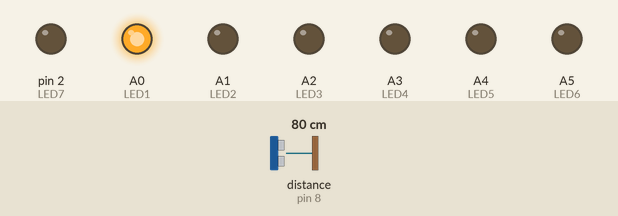
A sketch run on a simulated Arduino Uno, built with avr-gcc and run on an emulated ATmega328P. Parts: output pins drawn as LEDs (lit = HIGH). Wiring (inferred from the names in the program): ultrasonic range finder: trigger pin 9; echo pin 8. The inputs (shaded band) are chosen by the test bench; at power-on: distance to the obstacle (sensor on pin 8) 80 cm. The echo pulse lasts 58.3 µs per cm; pins used as bus, display or sensor lines are not drawn.

Above: at 1.2 s.
1.3 s: distance to the obstacle (sensor on pin 8) set to 2 cm
At 2.5 s:
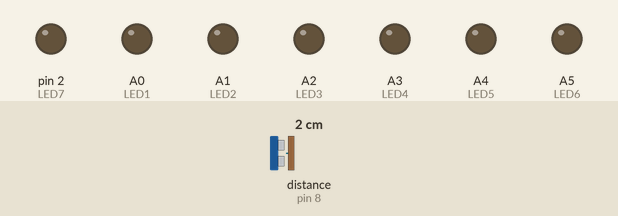
2.8 s: distance to the obstacle (sensor on pin 8) set to 9 cm
At 4.0 s:
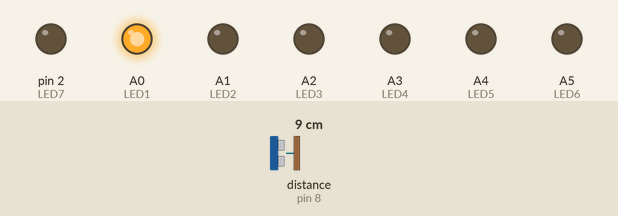
4.3 s: distance to the obstacle (sensor on pin 8) set to 4 cm
At 4.7 s:
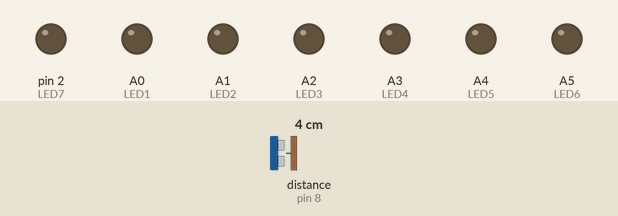
Timing chart, 0 to 7.3 s (numbered marks = the images above; inputs shaded):
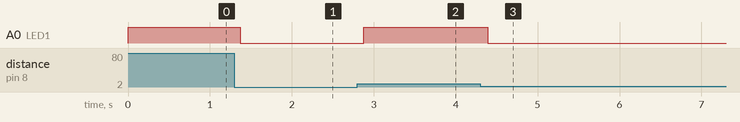

Measured:
- after the input at 1.3 s, A0 (LED1): HIGH → LOW after 0.07 s
- after the input at 2.8 s, A0 (LED1): LOW → HIGH after 0.08 s
- after the input at 4.3 s, A0 (LED1): HIGH → LOW after 0.09 s

The sketch:

leds.ino
```cpp
const int trigPin = 9;
const int echoPin = 8;

const int LED1 = A0;
const int LED2 = A1;
const int LED3 = A2;
const int LED4 = A3;
const int LED5 = A4;
const int LED6 = A5;
const int LED7 = 2;

int duration = 0;
int distance = 0;

void setup()
{
  pinMode(trigPin , OUTPUT);
  pinMode(echoPin , INPUT);

  pinMode(LED1 , OUTPUT);
  pinMode(LED2 , OUTPUT);
  pinMode(LED3 , OUTPUT);
  pinMode(LED4 , OUTPUT);
  pinMode(LED5 , OUTPUT);
  pinMode(LED6 , OUTPUT);
  pinMode(LED7 , OUTPUT);

  Serial.begin(9600);

}

void loop()
{
 digitalWrite(trigPin, LOW);
  delayMicroseconds(2);
  digitalWrite(trigPin, HIGH);
  delayMicroseconds(10);
  digitalWrite(trigPin, LOW);
  duration = pulseIn(echoPin, HIGH);
  distance = duration/58.2;

  if ( distance <= 7 )
  {
    digitalWrite(LED1, LOW);
  }
  else
  {
    digitalWrite(LED1, HIGH);
  }

  delay(100);
}
```
